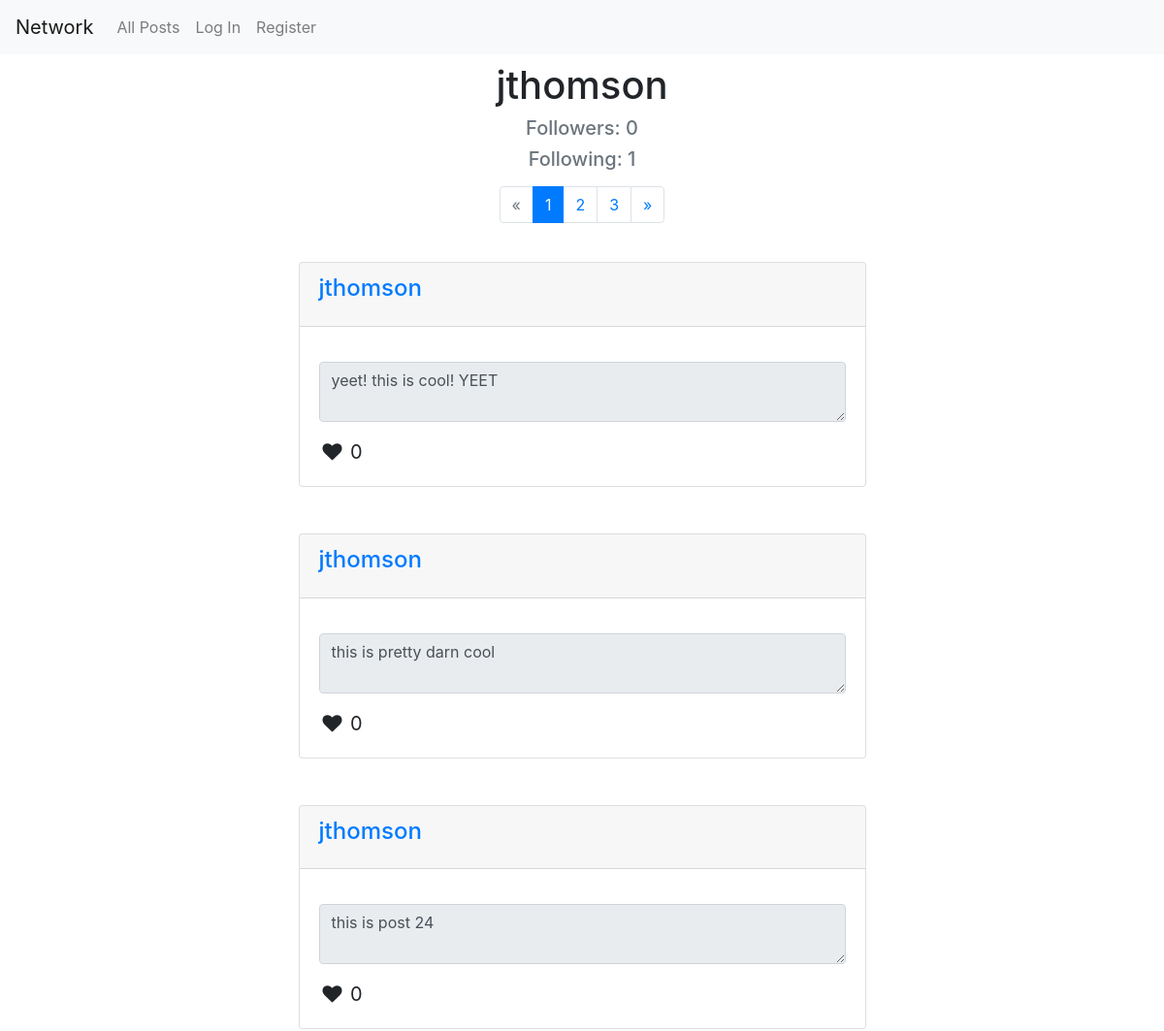
/users/jthomson (upper part), run on an earlier commit of the app's database.
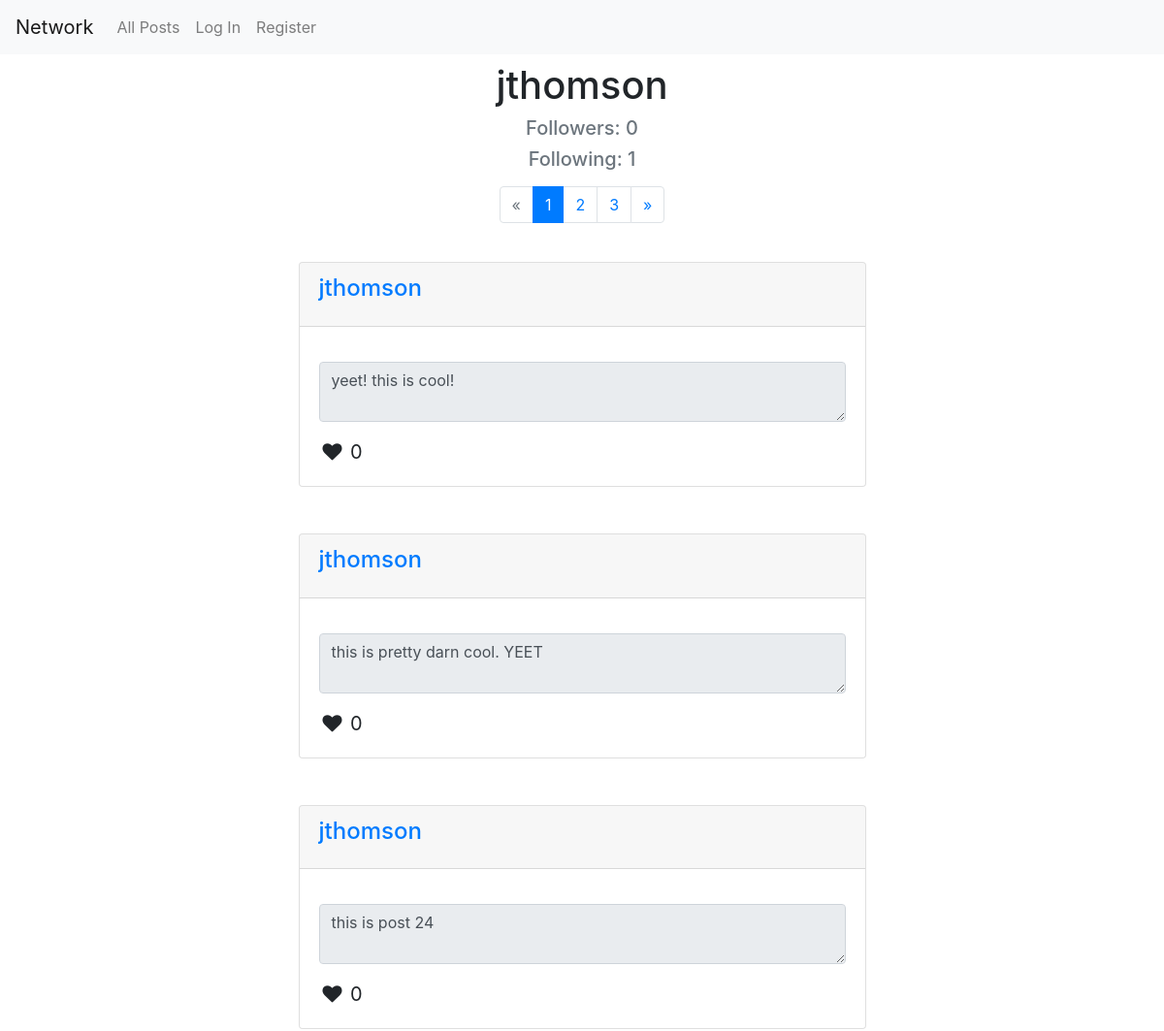
And on a later commit of the database.
### network/models.py (models this page shows)
class User(AbstractUser):
    following = models.ManyToManyField('User', related_name="followers")

class Post(models.Model):
    posting_user = models.ForeignKey(User, on_delete=models.CASCADE, related_name='posts')
    time = models.DateTimeField(auto_now_add=True)
    content = models.TextField()
    likes = models.ManyToManyField(User, related_name='liked_posts')

### network/views.py (the view, shortened to what this page needs)
# urls.py: path('users/<str:username>', views.viewuser, name="viewuser"),
@csrf_exempt
def viewuser(request, username):
    try:
        user = User.objects.get(username=username)
    except NameError:
        raise Http404
    posts = Post.objects.filter(posting_user=user).order_by('-time')
    likes = []
    return showposts(request, posts, True, user.username)

### network/templatetags/custom_tags.py (called while the page is built)
@register.filter(name='printvar')
def printvar(value):
    print(value)
    print(type(value))
    return ''

@register.simple_tag
def setvar(val=None):
  return val

@register.filter(name='index')
def index(value, arg):
    return value[arg]

### network/templates/network/index.html (shortened to what this page needs)
{% extends "network/layout.html" %}
{% load custom_tags %}
{% block body %}
    {% with urlparam=title %}
        <h1 class="my-2 center">{{ title }}</h1>
        {% if not userpage %}
            <div class="row">
                <div class="col-md-8 col-lg-6 offset-md-2 offset-lg-3">
                    <div class="card">
                        <div class="card-header">
                            <h3 class="card-title">New Post</h3>
                        </div>
                        {% if user.is_authenticated %}
                            <form method='POST' action="{% url 'newpost' %}">
                                {% csrf_token %}
                                <div class="card-body">
                                    <textarea class="form-control" rows=4 required name='content'></textarea>
                                </div>
                                <button class="btn btn-outline-primary my-2 btn-block col-xs-10 offset-xs-1 col-md-8 offset-md-2">Post</button>
                            </form>
                        {% else %}
                            <div class="card-body">
                                <textarea class="form-control disabled" rows=4 disabled></textarea>
                            </div>
                            <button class="btn btn-outline-primary my-2 btn-block col-xs-10 offset-xs-1 col-md-8 offset-md-2 disabled" disabled>Post</button>
                        {% endif %}
                    </div>
                </div>
            </div>
        {% else %}
            <h5 class="text-muted center" id="followers">Followers: {{ followers }}</h5>
            <h5 class="text-muted center">Following: {{ following }}</h5>
        {% endif %}
        {% if not empty %}
            <ul class="pagination justify-content-center my-3">
                {% if firstpage %}
                    <li class="page-item disabled">
                        <a class="page-link" href="#">
                            <span>&laquo</span>
                        </a>
                    </li>
                {% endif %}
                {% for num in pages %}
                    {% if num == pagenum %}
                        <li class="page-item active">
                    {% else %}
                        <li class="page-item">
                    {% endif %}
                    {% if urlparam == 'All Posts' %}
                        <a class="page-link" href="{% url 'index' %}?pagenum={{ num }}">{{ num }}</a>
                    {% else %}
                        <a class="page-link" href="{% url 'viewuser' urlparam %}?pagenum={{ num }}">{{ num }}</a>
                    {% endif %}
                        </li>
                {% endfor %}
                {% if lastpage %}
                    <li class="page-item disabled">
                        <a class="page-link" href="#">
                            <span>&raquo</span>
                        </a>
                    </li>
                {% else %}
                    <li class="page-item">
                        {% if urlparam == 'All Posts' %}
                            <a class="page-link" href="{% url 'index' %}?pagenum={{ pagenum|add:1 }}">
                                <span>&raquo</span>
                            </a>
                        {% else %}
                            <a class="page-link" href="{% url 'viewuser' urlparam %}?pagenum={{ pagenum|add:1 }}">
                                <span>&raquo</span>
                            </a>
                        {% endif %}
                    </li>
                {% endif %}
            </ul>
            {% setvar 0 as num %}
            {% for item in items %}
                <div class="row">
                    <div class="col-md-8 col-lg-6 offset-md-2 offset-lg-3 my-4">
                        <div class="card">
                            <div class="card-header">
                                {% with username=item.posting_user.username %}
                                    <a href="{% url 'viewuser' username %}"><h4 class="card-title">{{ username }}</h4></a>
                                {% endwith %}
                            </div>
                            <div class="card-body">
                                <textarea readonly class="form-control my-3" data-content="{{ item.id }}" data-buttonshow="false">{{ item.content }}</textarea>
                                {% if likes|index:num %}
                                    {{  "YEET"|printvar}}
                                    <i class="fa fa-heart likebutton mx-1" data-postid="{{ item.id }}" style="color: red;"></i>
                                {% else %}
                                    <i class="fa fa-heart likebutton mx-1" data-postid="{{ item.id }}"></i>
                                {% endif %}
                                <span class="likeamount" data-amountid="{{ item.id }}">{{ item.likes.count }}</span>
                            </div>
                        </div>
                    </div>
                </div>
                {% setvar num|add:1 as num %}
            {% endfor %}
        {% endif %}
    {% endwith %}
{% endblock %}

### network/templates/network/layout.html (shortened to what this page needs)
{% load static %}
<!DOCTYPE html>
<html lang="en">
    <head>
        <link rel="stylesheet" href="https://stackpath.bootstrapcdn.com/bootstrap/4.4.1/css/bootstrap.min.css">
        <link href="{% static 'network/styles.css' %}" rel="stylesheet">
        <link rel="stylesheet" href="https://cdnjs.cloudflare.com/ajax/libs/font-awesome/4.7.0/css/font-awesome.min.css">
    </head>
    <body>
        <nav class="navbar navbar-expand-lg navbar-light bg-light">
            <a class="navbar-brand" href="#">Network</a>
            <div>
              <ul class="navbar-nav mr-auto">
                <li class="nav-item">
                  <a class="nav-link" href="{% url 'index' %}">All Posts</a>
                </li>
                {% if user.is_authenticated %}
                    <li class="nav-item">
                        <a class="nav-link" href="{% url 'following' %}">Following</a>
                    </li>
                    <li class="nav-item">
                        <a class="nav-link" href="{% url 'logout' %}">Log Out</a>
                    </li>
                {% else %}
                    <li class="nav-item">
                        <a class="nav-link" href="{% url 'login' %}">Log In</a>
                    </li>
                    <li class="nav-item">
                        <a class="nav-link" href="{% url 'register' %}">Register</a>
                    </li>
                {% endif %}
              </ul>
            </div>
          </nav>
        <div class="body">
            {% block body %}
            {% endblock %}
        </div>
    </body>
</html>

### network/static/network/styles.css (style rules this page uses)
.center { text-align: center; }
.likebutton, .likeamount { font-size: 20px !important; }

What changed in the data, as far as the page shows it:
changed Post: id "yeet! this is cool! YEET" → "yeet! this is cool!"
changed Post: id "this is pretty darn cool" → "this is pretty darn cool. YEET"
